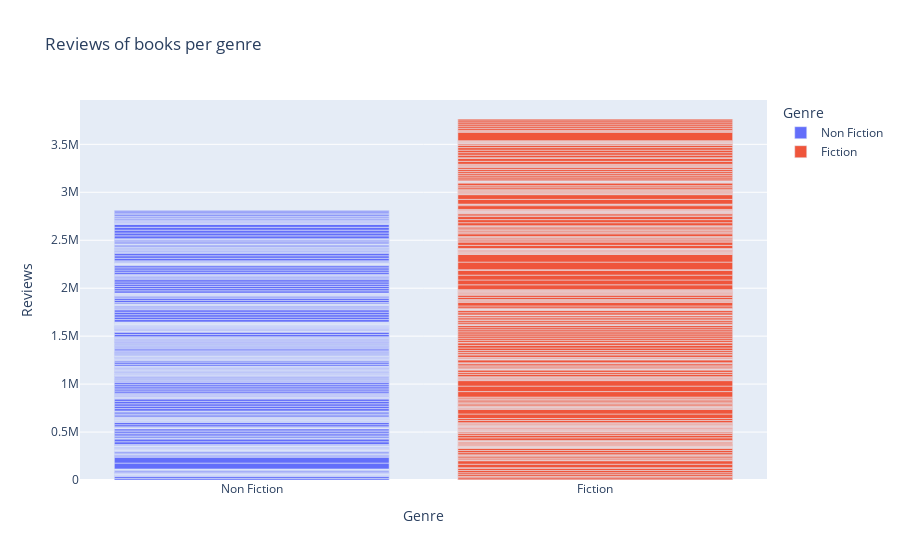

Notebook code cell kept with this figure:
### Markdown cell above
* The cheapest book was '10-Day Green Smoothie Cleanse' a non Fiction book written by 'JJ Smith'

### Code cell
# Look at reviews per book genre
fig = px.bar(df,
             y ='Reviews', 
             x ='Genre',
#              text ='',
             color ='Genre',
             title ='Reviews of books per genre'
            )
fig

### Figure 1 — Plotly figure (JSON) as saved in the notebook; plotly's stock layout.template omitted (floating-point values rounded to 4 significant figures; data arrays with more than 128 entries replaced by an {"elided": "..."} marker saying what was removed)
{"data": [{"alignmentgroup": "True", "hovertemplate": "Genre=%{x}<br>Reviews=%{y}<extra></extra>", "legendgroup": "Non Fiction", "marker": {"color": "#636efa", "pattern": {"shape": ""}}, "name": "Non Fiction", "offsetgroup": "Non Fiction", "orientation": "v", "showlegend": true, "textposition": "auto", "type": "bar", "x": {"elided": "310 str values"}, "xaxis": "x", "y": {"elided": "310 int values"}, "yaxis": "y"}, {"alignmentgroup": "True", "hovertemplate": "Genre=%{x}<br>Reviews=%{y}<extra></extra>", "legendgroup": "Fiction", "marker": {"color": "#EF553B", "pattern": {"shape": ""}}, "name": "Fiction", "offsetgroup": "Fiction", "orientation": "v", "showlegend": true, "textposition": "auto", "type": "bar", "x": {"elided": "240 str values"}, "xaxis": "x", "y": {"elided": "240 int values"}, "yaxis": "y"}], "layout": {"barmode": "relative", "legend": {"title": {"text": "Genre"}, "tracegroupgap": 0}, "title": {"text": "Reviews of books per genre"}, "xaxis": {"anchor": "y", "categoryarray": ["Non Fiction", "Fiction"], "categoryorder": "array", "domain": [0, 1], "title": {"text": "Genre"}}, "yaxis": {"anchor": "x", "domain": [0, 1], "title": {"text": "Reviews"}}}}
